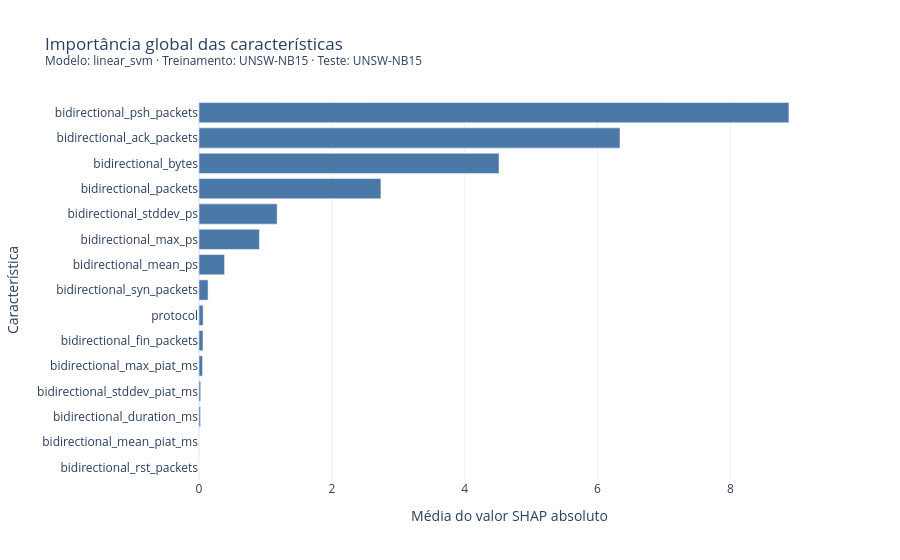
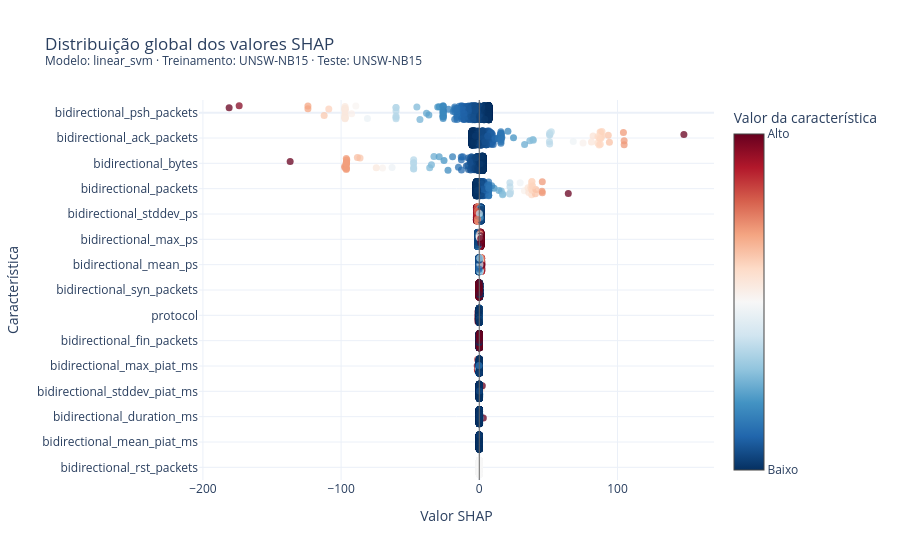
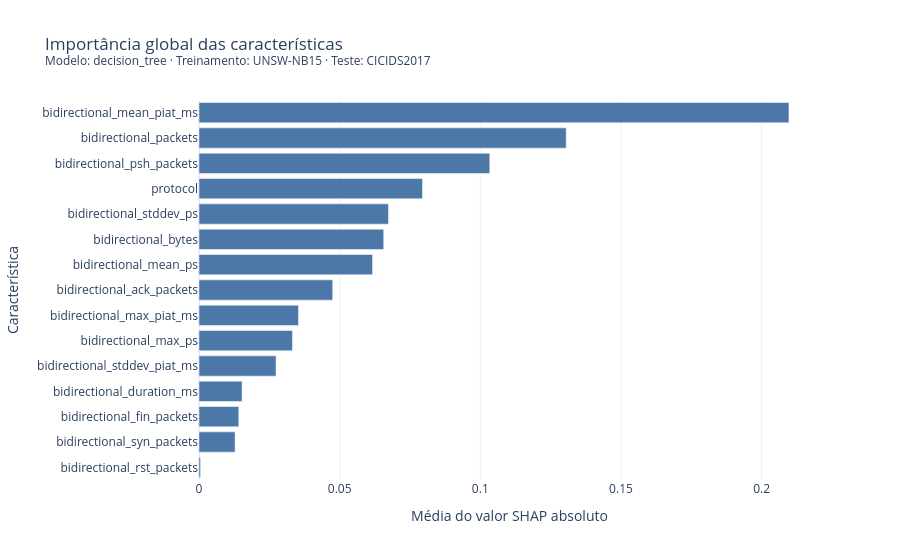
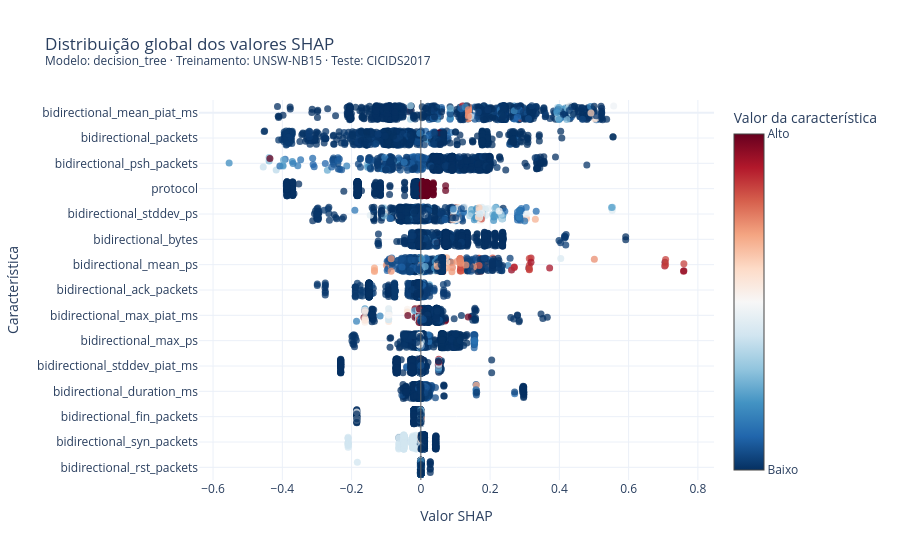

Write notebook code for charts like these, in order.
### Code cell
analysis_results = []
for config_number, config in enumerate(EXPLANATION_CONFIGS, start=1):
    result = run_shap_analysis(config)
    analysis_results.append(result)
    print(
        f"{config_number:02d}/{len(EXPLANATION_CONFIGS):02d} - "
        f"{result['model']} - {result['training_source']} - "
        f"{result['test_source']}"
    )

analysis_results_df = pd.DataFrame(analysis_results)
analysis_results_df.to_csv(OUTPUT_DIR / "analysis_summary.csv", index=False)
display(analysis_results_df)

### Figure 1 — Plotly figure (JSON) as saved in the notebook; plotly's stock layout.template omitted (floating-point values rounded to 4 significant figures)
{"data": [{"hovertemplate": "Característica: %{y}<br>Média |SHAP|: %{x:.6f}<extra></extra>", "legendgroup": "", "marker": {"color": "#4C78A8", "pattern": {"shape": ""}}, "name": "", "orientation": "h", "showlegend": false, "textposition": "auto", "x": [1.427e-20, 0.0004055, 0.02322, 0.02552, 0.05347, 0.06003, 0.06212, 0.1367, 0.3849, 0.9099, 1.177, 2.739, 4.518, 6.339, 8.883], "xaxis": "x", "y": ["bidirectional_rst_packets", "bidirectional_mean_piat_ms", "bidirectional_duration_ms", "bidirectional_stddev_piat_ms", "bidirectional_max_piat_ms", "bidirectional_fin_packets", "protocol", "bidirectional_syn_packets", "bidirectional_mean_ps", "bidirectional_max_ps", "bidirectional_stddev_ps", "bidirectional_packets", "bidirectional_bytes", "bidirectional_ack_packets", "bidirectional_psh_packets"], "yaxis": "y", "type": "bar"}], "layout": {"xaxis": {"anchor": "y", "domain": [0.0, 1.0], "title": {"text": "Média do valor SHAP absoluto"}}, "yaxis": {"anchor": "x", "domain": [0.0, 1.0], "title": {"text": "Característica"}}, "legend": {"tracegroupgap": 0}, "title": {"text": "Importância global das características<br><sup>Modelo: linear_svm · Treinamento: UNSW-NB15 · Teste: UNSW-NB15</sup>"}, "barmode": "relative", "showlegend": false}}

### Figure 2 — Plotly figure (JSON) as saved in the notebook; plotly's stock layout.template omitted (floating-point values rounded to 4 significant figures; data arrays with more than 128 entries replaced by an {"elided": "..."} marker saying what was removed)
{"data": [{"customdata": {"elided": "15000x2 mixed values"}, "hovertemplate": "Característica: %{customdata[0]}<br>Valor: %{customdata[1]}<br>SHAP: %{x:.6f}<extra></extra>", "marker": {"cmax": 1, "cmin": 0, "color": {"elided": "15000 float values"}, "colorbar": {"tickmode": "array", "ticktext": ["Baixo", "Alto"], "tickvals": [0, 1], "title": {"text": "Valor da característica"}}, "colorscale": [[0.0, "rgb(5,48,97)"], [0.1, "rgb(33,102,172)"], [0.2, "rgb(67,147,195)"], [0.3, "rgb(146,197,222)"], [0.4, "rgb(209,229,240)"], [0.5, "rgb(247,247,247)"], [0.6, "rgb(253,219,199)"], [0.7, "rgb(244,165,130)"], [0.8, "rgb(214,96,77)"], [0.9, "rgb(178,24,43)"], [1.0, "rgb(103,0,31)"]], "opacity": 0.75, "size": 7}, "mode": "markers", "x": {"elided": "15000 float values"}, "y": {"elided": "15000 float values"}, "type": "scatter"}], "layout": {"shapes": [{"line": {"color": "#666666", "width": 1}, "type": "line", "x0": 0, "x1": 0, "xref": "x", "y0": 0, "y1": 1, "yref": "y domain"}], "yaxis": {"title": {"text": "Característica"}, "tickmode": "array", "tickvals": [0, 1, 2, 3, 4, 5, 6, 7, 8, 9, 10, 11, 12, 13, 14], "ticktext": ["bidirectional_psh_packets", "bidirectional_ack_packets", "bidirectional_bytes", "bidirectional_packets", "bidirectional_stddev_ps", "bidirectional_max_ps", "bidirectional_mean_ps", "bidirectional_syn_packets", "protocol", "bidirectional_fin_packets", "bidirectional_max_piat_ms", "bidirectional_stddev_piat_ms", "bidirectional_duration_ms", "bidirectional_mean_piat_ms", "bidirectional_rst_packets"], "range": [14.5, -0.5]}, "xaxis": {"title": {"text": "Valor SHAP"}}, "title": {"text": "Distribuição global dos valores SHAP<br><sup>Modelo: linear_svm · Treinamento: UNSW-NB15 · Teste: UNSW-NB15</sup>"}, "showlegend": false}}

### Figure 3 — Plotly figure (JSON) as saved in the notebook; plotly's stock layout.template omitted (floating-point values rounded to 4 significant figures)
{"data": [{"hovertemplate": "Característica: %{y}<br>Média |SHAP|: %{x:.6f}<extra></extra>", "legendgroup": "", "marker": {"color": "#4C78A8", "pattern": {"shape": ""}}, "name": "", "orientation": "h", "showlegend": false, "textposition": "auto", "x": [0.0005529, 0.01283, 0.01415, 0.01533, 0.0274, 0.03322, 0.03537, 0.04753, 0.0617, 0.06566, 0.06737, 0.07945, 0.1034, 0.1305, 0.2097], "xaxis": "x", "y": ["bidirectional_rst_packets", "bidirectional_syn_packets", "bidirectional_fin_packets", "bidirectional_duration_ms", "bidirectional_stddev_piat_ms", "bidirectional_max_ps", "bidirectional_max_piat_ms", "bidirectional_ack_packets", "bidirectional_mean_ps", "bidirectional_bytes", "bidirectional_stddev_ps", "protocol", "bidirectional_psh_packets", "bidirectional_packets", "bidirectional_mean_piat_ms"], "yaxis": "y", "type": "bar"}], "layout": {"xaxis": {"anchor": "y", "domain": [0.0, 1.0], "title": {"text": "Média do valor SHAP absoluto"}}, "yaxis": {"anchor": "x", "domain": [0.0, 1.0], "title": {"text": "Característica"}}, "legend": {"tracegroupgap": 0}, "title": {"text": "Importância global das características<br><sup>Modelo: decision_tree · Treinamento: UNSW-NB15 · Teste: CICIDS2017</sup>"}, "barmode": "relative", "showlegend": false}}

### Figure 4 — Plotly figure (JSON) as saved in the notebook; plotly's stock layout.template omitted (floating-point values rounded to 4 significant figures; data arrays with more than 128 entries replaced by an {"elided": "..."} marker saying what was removed)
{"data": [{"customdata": {"elided": "15000x2 mixed values"}, "hovertemplate": "Característica: %{customdata[0]}<br>Valor: %{customdata[1]}<br>SHAP: %{x:.6f}<extra></extra>", "marker": {"cmax": 1, "cmin": 0, "color": {"elided": "15000 float values"}, "colorbar": {"tickmode": "array", "ticktext": ["Baixo", "Alto"], "tickvals": [0, 1], "title": {"text": "Valor da característica"}}, "colorscale": [[0.0, "rgb(5,48,97)"], [0.1, "rgb(33,102,172)"], [0.2, "rgb(67,147,195)"], [0.3, "rgb(146,197,222)"], [0.4, "rgb(209,229,240)"], [0.5, "rgb(247,247,247)"], [0.6, "rgb(253,219,199)"], [0.7, "rgb(244,165,130)"], [0.8, "rgb(214,96,77)"], [0.9, "rgb(178,24,43)"], [1.0, "rgb(103,0,31)"]], "opacity": 0.75, "size": 7}, "mode": "markers", "x": {"elided": "15000 float values"}, "y": {"elided": "15000 float values"}, "type": "scatter"}], "layout": {"shapes": [{"line": {"color": "#666666", "width": 1}, "type": "line", "x0": 0, "x1": 0, "xref": "x", "y0": 0, "y1": 1, "yref": "y domain"}], "yaxis": {"title": {"text": "Característica"}, "tickmode": "array", "tickvals": [0, 1, 2, 3, 4, 5, 6, 7, 8, 9, 10, 11, 12, 13, 14], "ticktext": ["bidirectional_mean_piat_ms", "bidirectional_packets", "bidirectional_psh_packets", "protocol", "bidirectional_stddev_ps", "bidirectional_bytes", "bidirectional_mean_ps", "bidirectional_ack_packets", "bidirectional_max_piat_ms", "bidirectional_max_ps", "bidirectional_stddev_piat_ms", "bidirectional_duration_ms", "bidirectional_fin_packets", "bidirectional_syn_packets", "bidirectional_rst_packets"], "range": [14.5, -0.5]}, "xaxis": {"title": {"text": "Valor SHAP"}}, "title": {"text": "Distribuição global dos valores SHAP<br><sup>Modelo: decision_tree · Treinamento: UNSW-NB15 · Teste: CICIDS2017</sup>"}, "showlegend": false}}
